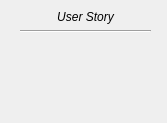
<?xml version="1.0" encoding="UTF-8"?>
<ui version="4.0">
 <class>userStoryCard</class>
 <widget class="QWidget" name="userStoryCard">
  <property name="geometry">
   <rect>
    <x>0</x>
    <y>0</y>
    <width>167</width>
    <height>123</height>
   </rect>
  </property>
  <property name="windowTitle">
   <string>Card</string>
  </property>
  <widget class="QWidget" name="">
   <property name="geometry">
    <rect>
     <x>20</x>
     <y>10</y>
     <width>131</width>
     <height>101</height>
    </rect>
   </property>
   <layout class="QVBoxLayout" name="verticalLayout">
    <item>
     <widget class="QLabel" name="UserStoryName">
      <property name="text">
       <string>&lt;html&gt;&lt;head/&gt;&lt;body&gt;&lt;p align=&quot;center&quot;&gt;&lt;span style=&quot; font-style:italic;&quot;&gt;User Story&lt;/span&gt;&lt;/p&gt;&lt;/body&gt;&lt;/html&gt;</string>
      </property>
     </widget>
    </item>
    <item>
     <widget class="Line" name="line">
      <property name="orientation">
       <enum>Qt::Horizontal</enum>
      </property>
     </widget>
    </item>
    <item>
     <spacer name="verticalSpacer">
      <property name="orientation">
       <enum>Qt::Vertical</enum>
      </property>
      <property name="sizeHint" stdset="0">
       <size>
        <width>20</width>
        <height>40</height>
       </size>
      </property>
     </spacer>
    </item>
   </layout>
  </widget>
 </widget>
 <resources/>
 <connections/>
</ui>
